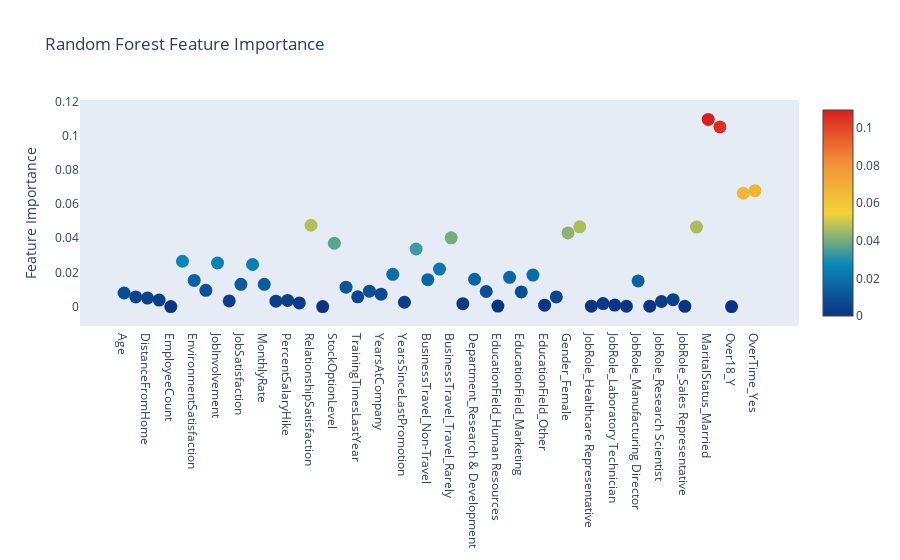

Source (notebook cell):
### Code cell
# visualize the features
trace = go.Scatter(
    y = rf.feature_importances_,
    x = attrition_final.columns.values,
    mode='markers',
    marker=dict(
        sizemode = 'diameter',
        sizeref = 1,
        size = 13,
        #size= rf.feature_importances_,
        #color = np.random.randn(500), #set color equal to a variable
        color = rf.feature_importances_,
        colorscale='Portland',
        showscale=True
    ),
    text = attrition_final.columns.values
)
data = [trace]

layout= go.Layout(
    autosize= True,
    title= 'Random Forest Feature Importance',
    hovermode= 'closest',
     xaxis= dict(
         ticklen= 5,
         showgrid=False,
        zeroline=False,
        showline=False
     ),
    yaxis=dict(
        title= 'Feature Importance',
        showgrid=False,
        zeroline=False,
        ticklen= 5,
        gridwidth= 2
    ),
    showlegend= False
)
fig = go.Figure(data=data, layout=layout)
py.iplot(fig,filename='scatter2010')

### Figure 1 — Plotly figure (JSON) as saved in the notebook; plotly's stock layout.template omitted (floating-point values rounded to 4 significant figures)
{"data": [{"marker": {"color": [0.007936, 0.005652, 0.00495, 0.003774, 0, 0.0265, 0.01526, 0.009528, 0.02549, 0.003324, 0.013, 0.02459, 0.01304, 0.003151, 0.003589, 0.002118, 0.04756, 0, 0.03701, 0.01132, 0.005728, 0.008977, 0.007251, 0.01883, 0.002538, 0.03367, 0.01573, 0.0219, 0.04022, 0.001718, 0.01597, 0.008803, 0.0003185, 0.0171, 0.008541, 0.01842, 0.0008129, 0.005641, 0.04304, 0.04662, 0.0002595, 0.001782, 0.0008709, 0.0001932, 0.01499, 0.0002419, 0.002972, 0.004028, 0.0001489, 0.04648, 0.1094, 0.105, 0, 0.06625, 0.06776], "colorscale": [[0, "rgb(12,51,131)"], [0.25, "rgb(10,136,186)"], [0.5, "rgb(242,211,56)"], [0.75, "rgb(242,143,56)"], [1, "rgb(217,30,30)"]], "showscale": true, "size": 13, "sizemode": "diameter", "sizeref": 1}, "mode": "markers", "text": ["Age", "DailyRate", "DistanceFromHome", "Education", "EmployeeCount", "EmployeeNumber", "EnvironmentSatisfaction", "HourlyRate", "JobInvolvement", "JobLevel", "JobSatisfaction", "MonthlyIncome", "MonthlyRate", "NumCompaniesWorked", "PercentSalaryHike", "PerformanceRating", "RelationshipSatisfaction", "StandardHours", "StockOptionLevel", "TotalWorkingYears", "TrainingTimesLastYear", "WorkLifeBalance", "YearsAtCompany", "YearsInCurrentRole", "YearsSinceLastPromotion", "YearsWithCurrManager", "BusinessTravel_Non-Travel", "BusinessTravel_Travel_Frequently", "BusinessTravel_Travel_Rarely", "Department_Human Resources", "Department_Research & Development", "Department_Sales", "EducationField_Human Resources", "EducationField_Life Sciences", "EducationField_Marketing", "EducationField_Medical", "EducationField_Other", "EducationField_Technical Degree", "Gender_Female", "Gender_Male", "JobRole_Healthcare Representative", "JobRole_Human Resources", "JobRole_Laboratory Technician", "JobRole_Manager", "JobRole_Manufacturing Director", "JobRole_Research Director", "JobRole_Research Scientist", "JobRole_Sales Executive", "JobRole_Sales Representative", "MaritalStatus_Divorced", "MaritalStatus_Married", "MaritalStatus_Single", "Over18_Y", "OverTime_No", "OverTime_Yes"], "x": ["Age", "DailyRate", "DistanceFromHome", "Education", "EmployeeCount", "EmployeeNumber", "EnvironmentSatisfaction", "HourlyRate", "JobInvolvement", "JobLevel", "JobSatisfaction", "MonthlyIncome", "MonthlyRate", "NumCompaniesWorked", "PercentSalaryHike", "PerformanceRating", "RelationshipSatisfaction", "StandardHours", "StockOptionLevel", "TotalWorkingYears", "TrainingTimesLastYear", "WorkLifeBalance", "YearsAtCompany", "YearsInCurrentRole", "YearsSinceLastPromotion", "YearsWithCurrManager", "BusinessTravel_Non-Travel", "BusinessTravel_Travel_Frequently", "BusinessTravel_Travel_Rarely", "Department_Human Resources", "Department_Research & Development", "Department_Sales", "EducationField_Human Resources", "EducationField_Life Sciences", "EducationField_Marketing", "EducationField_Medical", "EducationField_Other", "EducationField_Technical Degree", "Gender_Female", "Gender_Male", "JobRole_Healthcare Representative", "JobRole_Human Resources", "JobRole_Laboratory Technician", "JobRole_Manager", "JobRole_Manufacturing Director", "JobRole_Research Director", "JobRole_Research Scientist", "JobRole_Sales Executive", "JobRole_Sales Representative", "MaritalStatus_Divorced", "MaritalStatus_Married", "MaritalStatus_Single", "Over18_Y", "OverTime_No", "OverTime_Yes"], "y": [0.007936, 0.005652, 0.00495, 0.003774, 0, 0.0265, 0.01526, 0.009528, 0.02549, 0.003324, 0.013, 0.02459, 0.01304, 0.003151, 0.003589, 0.002118, 0.04756, 0, 0.03701, 0.01132, 0.005728, 0.008977, 0.007251, 0.01883, 0.002538, 0.03367, 0.01573, 0.0219, 0.04022, 0.001718, 0.01597, 0.008803, 0.0003185, 0.0171, 0.008541, 0.01842, 0.0008129, 0.005641, 0.04304, 0.04662, 0.0002595, 0.001782, 0.0008709, 0.0001932, 0.01499, 0.0002419, 0.002972, 0.004028, 0.0001489, 0.04648, 0.1094, 0.105, 0, 0.06625, 0.06776], "type": "scatter"}], "layout": {"autosize": true, "hovermode": "closest", "showlegend": false, "title": {"text": "Random Forest Feature Importance"}, "xaxis": {"showgrid": false, "showline": false, "ticklen": 5, "zeroline": false}, "yaxis": {"gridwidth": 2, "showgrid": false, "ticklen": 5, "title": {"text": "Feature Importance"}, "zeroline": false}}}
